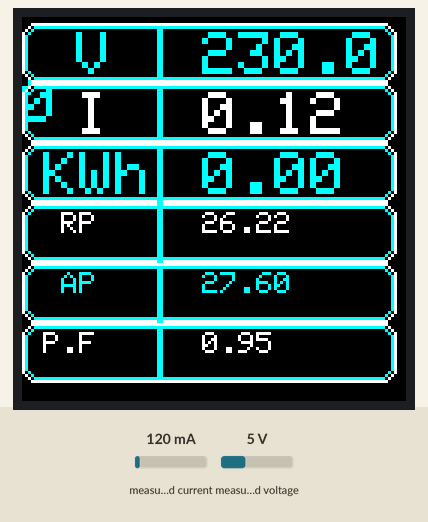
Simulated run of this program. Board: ESP32. Shown: 128×128 colour display. The test bench sets the inputs (shaded band); at power-on: measured current 120 mA, measured voltage 5 V. WiFi joins after 1.5 s; servers stay silent unless stated; what the program prints to the serial monitor is not drawn.

Above: at 2.7 s.
2.8 s: measured current set to 40 mA
At 6.0 s:
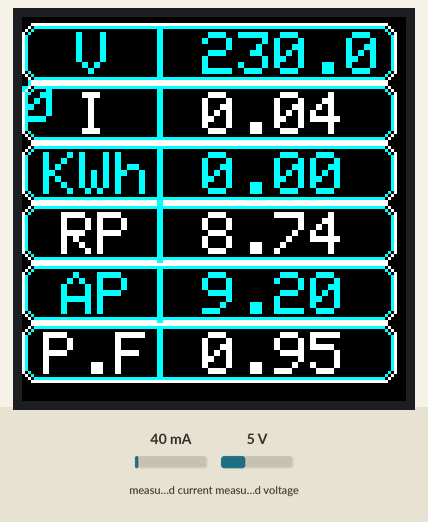
10.2 s: measured voltage set to 0.3 V
At 12.4 s:
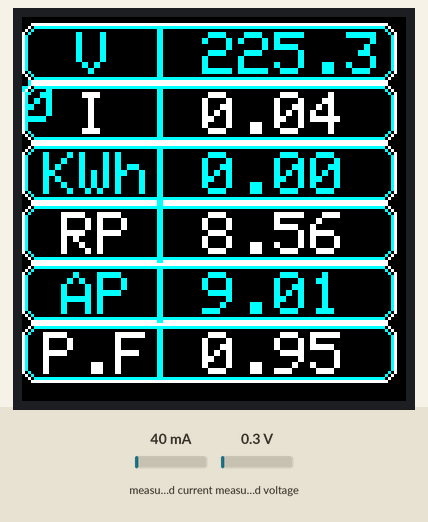
16.6 s: measured current set to 500 mA
At 20.2 s:
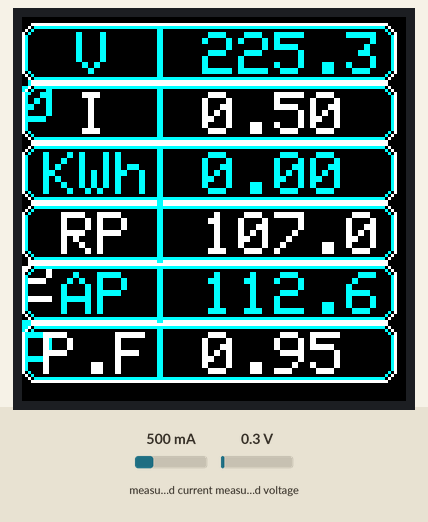
23.4 s: measured voltage set to 3.8 V
At 26.9 s:
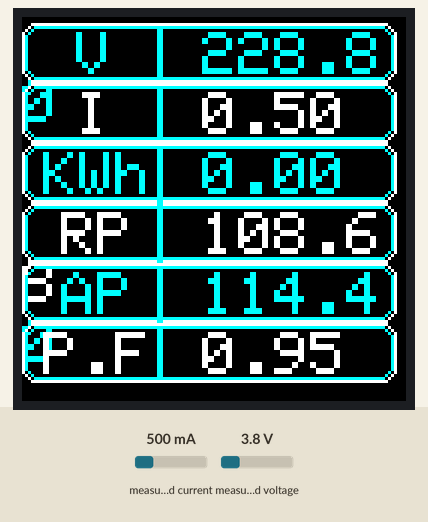
30.2 s: measured current set to 1000 mA
At 33.5 s:
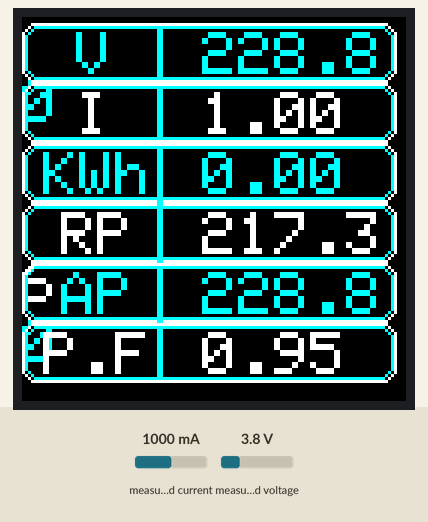
37.0 s: measured voltage set to 7.5 V
At 40.2 s:
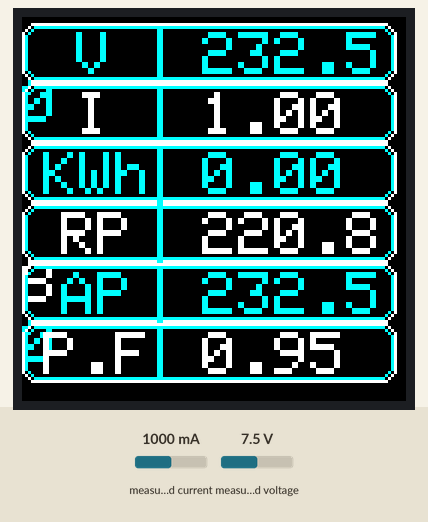
Timing chart, 0 to 41.7 s (numbered marks = the images above; inputs shaded):
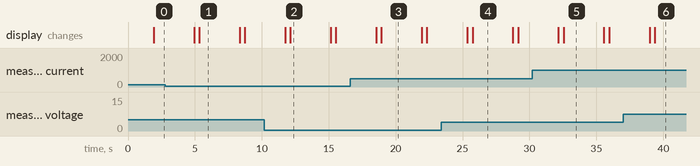

Measured:
- after the input at 10.2 s, the display: first differs from a run without the input after 1.9 s (image 2)
- after the input at 16.6 s, the display: first differs from a run without the input after 2.3 s (image 3)
- after the input at 23.4 s, the display: first differs from a run without the input after 2.3 s (image 4)
- after the input at 30.2 s, the display: first differs from a run without the input after 2.4 s (image 5)
- after the input at 37.0 s, the display: first differs from a run without the input after 2.4 s (image 6)
- what the display in image 1 shows lasts 3.0 s, from 5.3 s to 8.3 s

The program:

main.cpp
```cpp
#include <Adafruit_GFX.h>
#include <Adafruit_SSD1351.h>
#include <SPI.h>
#include <WiFi.h>
#include <FirebaseESP32.h>
#include "EmonLib.h"

// Screen dimensions
#define SCREEN_WIDTH  128
#define SCREEN_HEIGHT 128 // Change this to 96 for 1.27" OLED.

// You can use any (4 or) 5 pins
#define SCLK_PIN 18
#define MOSI_PIN 23
#define DC_PIN   16
#define CS_PIN   17
#define RST_PIN  5

// Color definitions
#define  BLACK           0x0000
#define BLUE            0x001F
#define RED             0xF800
#define GREEN           0x07E0
#define CYAN            0x07FF
#define MAGENTA         0xF81F
#define YELLOW          0xFFE0
#define WHITE           0xFFFF

#define FIREBASE_HOST "https://final-98305-default-rtdb.firebaseio.com/"
#define FIREBASE_AUTH "Hb68fePoOC5RhGPbFM8Sg9NhjTpPCs3dV55Rfk00"
#define WIFI_SSID "robeel047"
#define WIFI_PASSWORD "33445566"


//Define FirebaseESP32 data object
FirebaseData firebaseData;
FirebaseJson json;
//int Vresistor = A0;
//int Vrdata = 0;

EnergyMonitor emon1;             // Create an instance
float kWh = 0;
unsigned long lastmillis = millis();


float Irms = 0;
float KWh = 0;
float supplyVoltage = 0;
float powerFActor = 0;
float apparentPower = 0;
float realPower = 0;

Adafruit_SSD1351 tft = Adafruit_SSD1351(SCREEN_WIDTH, SCREEN_HEIGHT, CS_PIN, DC_PIN, MOSI_PIN, SCLK_PIN, RST_PIN);
float p = 3.1415926;


void setup()
{

  Serial.begin(9600);
  Serial.print("hello!");
  tft.begin();

  Serial.println("init");

//  tft.fillRect(0, 0, 128, 128, BLUE);
//  delay(2000);
  tft.fillScreen(BLACK);

  emon1.voltage(35, 220, 1.7);  // Voltage: input pin, calibration, phase_shift
  emon1.current(34, 0.5);

 //pinMode(Vresistor, INPUT);


  WiFi.begin(WIFI_SSID, WIFI_PASSWORD);
  Serial.print("Connecting to Wi-Fi");
  while (WiFi.status() != WL_CONNECTED)
  {
    Serial.print(".");
    delay(300);
  }
  Serial.println();
  Serial.print("Connected with IP: ");
  Serial.println(WiFi.localIP());
  Serial.println();

  Firebase.begin(FIREBASE_HOST, FIREBASE_AUTH);
  Firebase.reconnectWiFi(true);

  //Set database read timeout to 1 minute (max 15 minutes)
  Firebase.setReadTimeout(firebaseData, 1000 * 60);
  //tiny, small, medium, large and unlimited.
  //Size and its write timeout e.g. tiny (1s), small (10s), medium (30s) and large (60s).
  Firebase.setwriteSizeLimit(firebaseData, "tiny");

  /*
  This option allows get and delete functions (PUT and DELETE HTTP requests) works for device connected behind the
  Firewall that allows only GET and POST requests.

  Firebase.enableClassicRequest(firebaseData, true);
  */

  //String path = "/data";


  Serial.println("------------------------------------");
  Serial.println("Connected...");

}


void loop()
{

emon1.calcVI(20,2000);         // Calculate all. No.of half wavelengths (crossings), time-out
  kWh = kWh + emon1.apparentPower * (millis() - lastmillis) / 3600000000.0;


  realPower       = emon1.realPower;  //extract Real Power into variable
  Serial.print("\tReal Power: ");
  Serial.println(realPower);
  String realpower = String(realPower,2);
  json.set("/Real Power", realpower);
  Firebase.updateNode(firebaseData,"/",json);


  apparentPower   = emon1.apparentPower;    //extract Apparent Power into variable
  Serial.print("\tApparent Power: ");
  Serial.println(apparentPower);
  String apparentpower = String(apparentPower,2);
  json.set("/Apparent Power", apparentpower);


  powerFActor = emon1.powerFactor;      //extract Power Factor into Variable
  Serial.print("\tPower Factor: ");
  Serial.println(powerFActor);
  String powerfactor = String(powerFActor,2);
  json.set("/Power Factor", powerfactor);


  supplyVoltage   = emon1.Vrms;             //extract Vrms into Variable
  Serial.print("\tVoltage: ");
  Serial.println(supplyVoltage);
  String supplyvoltage = String(supplyVoltage,2);
  json.set("/Voltage", supplyvoltage);


  Irms = emon1.Irms;             //extract Irms into Variable
  Serial.print("\tIrms: ");
  Serial.println(Irms);
  String IRMS = String(Irms,2);
  json.set("/Current", IRMS);


  Serial.print("\tKwh: ");
  Serial.println(kWh);
  lastmillis = millis();
  String kwh = String(kWh,2);
  json.set("/KWh", kwh);

    tft.setTextColor(WHITE);
    tft.setCursor(13,65);
    tft.print("RP");
    tft.setCursor(60,65);
    tft.print(realPower);
    tft.drawRoundRect(0, 62, 125, 20, 5,WHITE);
    tft.drawRoundRect(1, 63, 123, 18, 5,CYAN);
    tft.drawLine(45, 63, 45, 89, CYAN);
    tft.drawLine(46, 63, 46, 89, CYAN);

    tft.setTextColor(CYAN);
    tft.setCursor(13,85);
    tft.print("AP");
    tft.setCursor(60,85);
    tft.print(apparentPower);
    tft.drawRoundRect(0, 82, 125, 20, 5,WHITE);
    tft.drawRoundRect(1, 83, 123, 18, 5,CYAN);
    tft.drawLine(45, 83, 45, 109, CYAN);
    tft.drawLine(46, 83, 46, 109, CYAN);

    tft.setTextColor(WHITE);
    tft.setCursor(7,105);
    tft.print("P.F");
    tft.setCursor(60,105);
    tft.print(powerFActor);
    tft.drawRoundRect(0, 102, 125, 20, 5,WHITE);
    tft.drawRoundRect(1, 103, 123, 18, 5,CYAN);
    tft.drawLine(45, 103, 45, 120, CYAN);
    tft.drawLine(46, 103, 46, 120, CYAN);

    tft.setTextColor(CYAN);
    tft.setTextSize(2);
    tft.setCursor(18,5);
    tft.print("V");
    tft.setCursor(60,5);
    tft.print(supplyVoltage);
    tft.drawRoundRect(0, 2, 125, 20, 5,WHITE);
    tft.drawRoundRect(1, 3, 123, 18, 5,CYAN);
    tft.drawLine(45, 3, 45, 20, CYAN);
    tft.drawLine(46, 3, 46, 20, CYAN);

    tft.setTextColor(WHITE);
    tft.setCursor(18,25);
    tft.print("I");
    tft.setCursor(60,25);
    tft.print(Irms);
    tft.drawRoundRect(0, 22, 125, 20, 5,WHITE);
    tft.drawRoundRect(1, 23, 123, 18, 5,CYAN);
    tft.drawLine(45, 23, 45, 39, CYAN);
    tft.drawLine(46, 23, 46, 39, CYAN);


    tft.setTextColor(CYAN);
    tft.setCursor(7,45);
    tft.print("KWh");
    tft.setCursor(60,45);
    tft.print(KWh);
    tft.drawRoundRect(0, 42, 125, 20, 5,WHITE);
    tft.drawRoundRect(1, 43, 123, 18, 5,CYAN);
    tft.drawLine(45, 43, 45, 65, CYAN);
    tft.drawLine(46, 43, 46, 65, CYAN);
  delay(3000);

 tft.fillScreen(BLACK);
}
```
